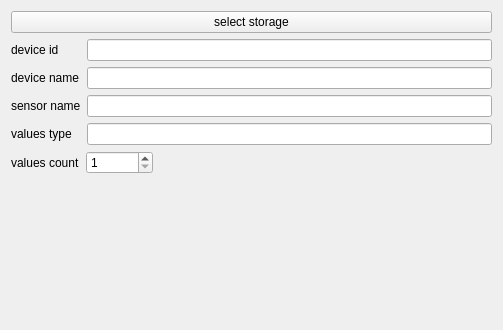
<?xml version="1.0" encoding="UTF-8"?>
<ui version="4.0">
 <class>StorageSourceBlockEditorWidget</class>
 <widget class="QWidget" name="StorageSourceBlockEditorWidget">
  <property name="geometry">
   <rect>
    <x>0</x>
    <y>0</y>
    <width>503</width>
    <height>330</height>
   </rect>
  </property>
  <property name="windowTitle">
   <string>Form</string>
  </property>
  <layout class="QGridLayout" name="gridLayout">
   <item row="4" column="0">
    <widget class="QLabel" name="label_4">
     <property name="text">
      <string>values type</string>
     </property>
    </widget>
   </item>
   <item row="5" column="0" colspan="2">
    <widget class="QWidget" name="widget" native="true">
     <layout class="QHBoxLayout" name="horizontalLayout">
      <property name="leftMargin">
       <number>0</number>
      </property>
      <property name="topMargin">
       <number>0</number>
      </property>
      <property name="rightMargin">
       <number>0</number>
      </property>
      <property name="bottomMargin">
       <number>0</number>
      </property>
      <item>
       <widget class="QLabel" name="label">
        <property name="text">
         <string>values count</string>
        </property>
       </widget>
      </item>
      <item>
       <widget class="QSpinBox" name="valuesCountEdit">
        <property name="minimum">
         <number>1</number>
        </property>
        <property name="maximum">
         <number>999999999</number>
        </property>
       </widget>
      </item>
      <item>
       <spacer name="horizontalSpacer">
        <property name="orientation">
         <enum>Qt::Horizontal</enum>
        </property>
        <property name="sizeHint" stdset="0">
         <size>
          <width>40</width>
          <height>20</height>
         </size>
        </property>
       </spacer>
      </item>
     </layout>
    </widget>
   </item>
   <item row="1" column="0">
    <widget class="QLabel" name="label_2">
     <property name="text">
      <string>device id</string>
     </property>
    </widget>
   </item>
   <item row="1" column="1">
    <widget class="QLineEdit" name="deviceIdEdit">
     <property name="readOnly">
      <bool>true</bool>
     </property>
    </widget>
   </item>
   <item row="3" column="1">
    <widget class="QLineEdit" name="sensorNameEdit">
     <property name="readOnly">
      <bool>true</bool>
     </property>
    </widget>
   </item>
   <item row="6" column="0">
    <spacer name="verticalSpacer">
     <property name="orientation">
      <enum>Qt::Vertical</enum>
     </property>
     <property name="sizeHint" stdset="0">
      <size>
       <width>20</width>
       <height>40</height>
      </size>
     </property>
    </spacer>
   </item>
   <item row="0" column="0" colspan="2">
    <widget class="QPushButton" name="selectStorageBtn">
     <property name="text">
      <string>select storage</string>
     </property>
    </widget>
   </item>
   <item row="4" column="1">
    <widget class="QLineEdit" name="valTypeEdit"/>
   </item>
   <item row="3" column="0">
    <widget class="QLabel" name="label_3">
     <property name="text">
      <string>sensor name</string>
     </property>
    </widget>
   </item>
   <item row="2" column="0">
    <widget class="QLabel" name="label_5">
     <property name="text">
      <string>device name</string>
     </property>
    </widget>
   </item>
   <item row="2" column="1">
    <widget class="QLineEdit" name="devNameEdit"/>
   </item>
  </layout>
 </widget>
 <resources/>
 <connections/>
</ui>
